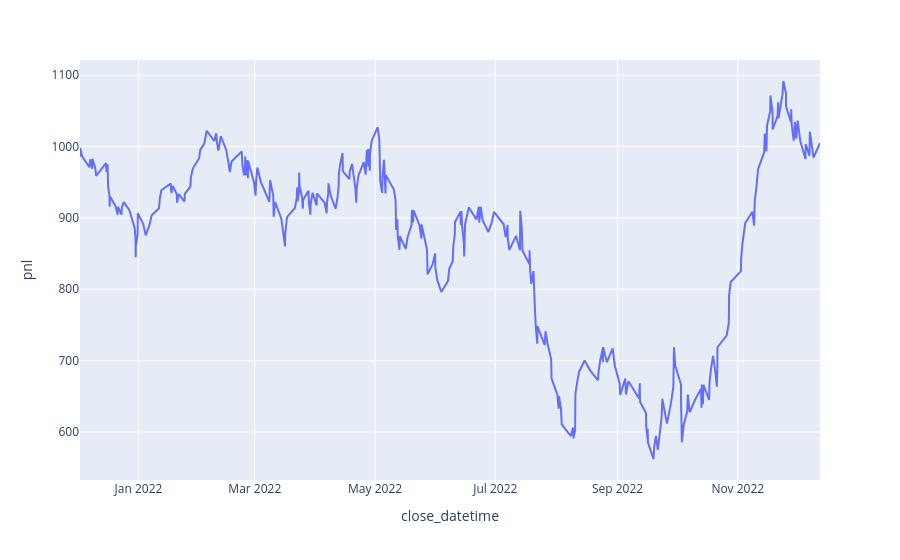

This figure's notebook cell:
### Code cell
px.line(result, x='close_datetime', y='pnl')

### Figure 1 — Plotly figure (JSON) as saved in the notebook; plotly's stock layout.template omitted (floating-point values rounded to 4 significant figures; data arrays with more than 128 entries replaced by an {"elided": "..."} marker saying what was removed)
{"data": [{"hovertemplate": "close_datetime=%{x}<br>pnl=%{y}<extra></extra>", "legendgroup": "", "line": {"color": "#636efa", "dash": "solid"}, "marker": {"symbol": "circle"}, "mode": "lines", "name": "", "orientation": "v", "showlegend": false, "type": "scatter", "x": {"elided": "345 str values"}, "xaxis": "x", "y": {"elided": "345 float values"}, "yaxis": "y"}], "layout": {"legend": {"tracegroupgap": 0}, "margin": {"t": 60}, "xaxis": {"anchor": "y", "domain": [0, 1], "title": {"text": "close_datetime"}}, "yaxis": {"anchor": "x", "domain": [0, 1], "title": {"text": "pnl"}}}}
